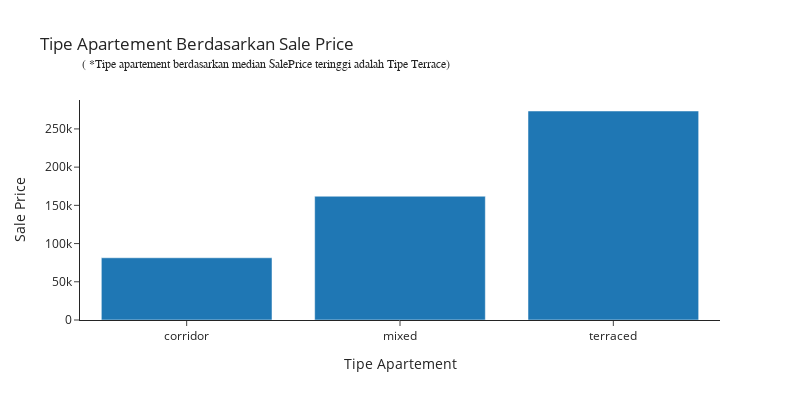

Notebook code cell kept with this figure:
### Markdown cell above
### **Analisis Data SalePrice(Target) Terhadap Kolom Category**

### Code cell
# membuat grafik bar plot
fig = go.Figure(data=[go.Bar(
            x=df.groupby("HallwayType")[['SalePrice']].median().reset_index()['HallwayType'], 
            y=df.groupby("HallwayType")[['SalePrice']].median().reset_index()['SalePrice'],
            )])

# menambahkan anotasi
annotations = []
annotations.append(dict(xref='paper', yref='paper',
                        x=0.0, y=1.2,
                        text='( *Tipe apartement berdasarkan median SalePrice teringgi adalah Tipe Terrace)',
                             font=dict(family='Arial', size=12),
                        showarrow=False))

# Update layout untuk membuat bingkai
fig.update_layout(
    title_text="Tipe Apartement Berdasarkan Sale Price",
    xaxis_title="Tipe Apartement",
    yaxis_title="Sale Price",
    showlegend=False,
    width=800,
    height=400,
    template="simple_white"
)

# menampilkan grafik
fig.update_layout(annotations=annotations)
fig.show()

### Figure 1 — Plotly figure (JSON) as saved in the notebook; plotly's stock layout.template omitted (floating-point values rounded to 4 significant figures)
{"data": [{"type": "bar", "x": ["corridor", "mixed", "terraced"], "y": [81415, 161946, 273451]}], "layout": {"annotations": [{"font": {"family": "Arial", "size": 12}, "showarrow": false, "text": "( *Tipe apartement berdasarkan median SalePrice teringgi adalah Tipe Terrace)", "x": 0, "xref": "paper", "y": 1.2, "yref": "paper"}], "height": 400, "showlegend": false, "title": {"text": "Tipe Apartement Berdasarkan Sale Price"}, "width": 800, "xaxis": {"title": {"text": "Tipe Apartement"}}, "yaxis": {"title": {"text": "Sale Price"}}}}
